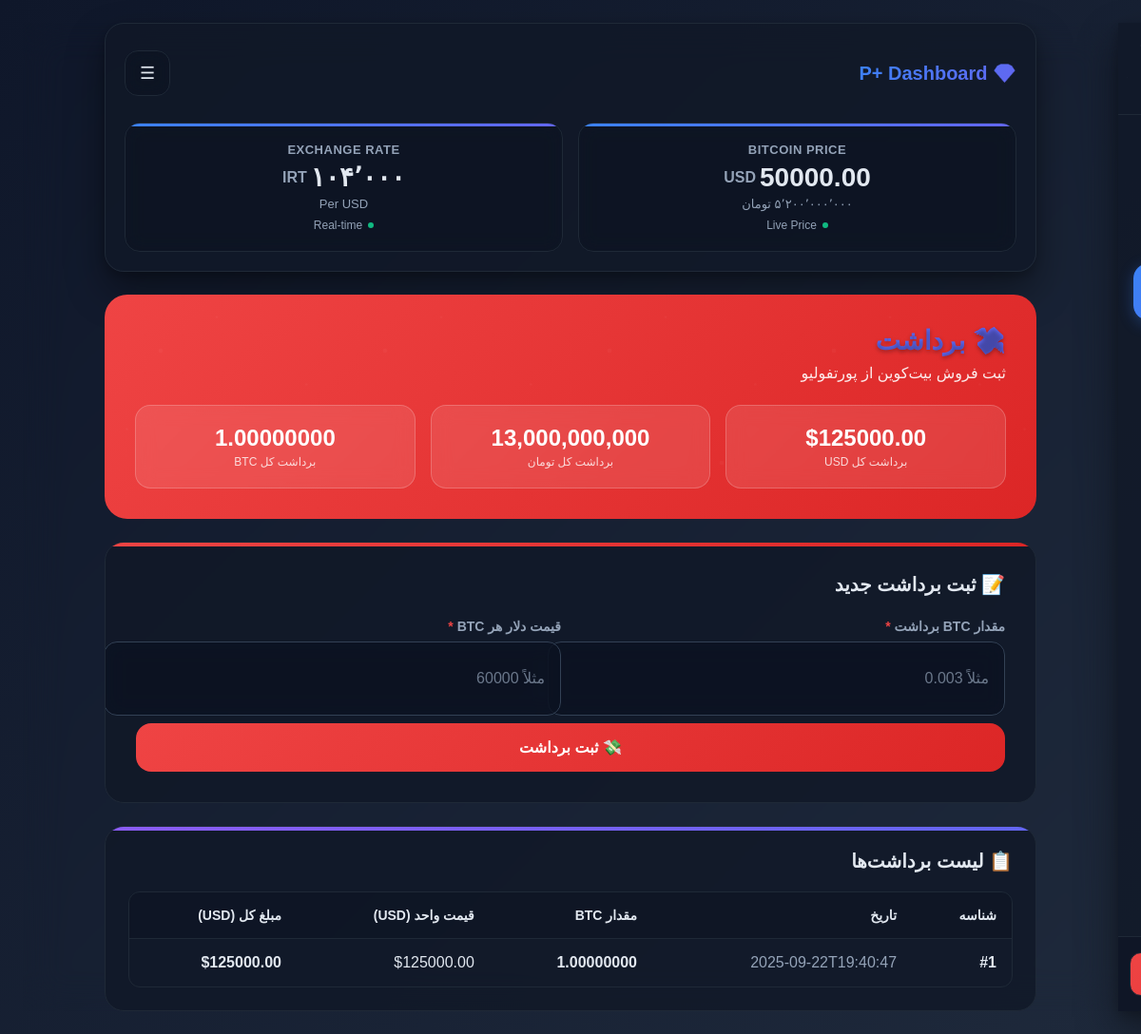
The page /withdrawals (signed in) on the database its author committed.
### tables this page shows
CREATE TABLE withdrawals (
			id INTEGER PRIMARY KEY AUTOINCREMENT,
			created_at TEXT NOT NULL,
			amount_btc REAL NOT NULL,
			price_usd_per_btc REAL NOT NULL
		);

### routes/panel.py (the view)
@panel_bp.get("/withdrawals")
def withdrawals_page():
	conn = get_db_connection()
	cur = conn.cursor()
	cur.execute("SELECT id, created_at, amount_btc, price_usd_per_btc FROM withdrawals ORDER BY id DESC")
	rows = cur.fetchall()
	cur.execute("SELECT COALESCE(SUM(amount_btc * price_usd_per_btc), 0) FROM withdrawals")
	total_withdraw_usd = cur.fetchone()[0] or 0
	cur.execute("SELECT COALESCE(SUM(amount_btc), 0) FROM withdrawals")
	total_withdraw_btc = float(cur.fetchone()[0] or 0)
	usd_to_toman = _get_usd_to_toman(conn)
	conn.close()
	withdrawals = [
		{
			"id": int(r["id"]),
			"created_at": r["created_at"],
			"amount_btc": float(r["amount_btc"]),
			"price_usd_per_btc": float(r["price_usd_per_btc"]),
		}
		for r in rows
	]
	return render_template("withdrawals.html", withdrawals=withdrawals, total_withdraw_usd=total_withdraw_usd, total_withdraw_btc=total_withdraw_btc, total_withdraw_toman=total_withdraw_usd * usd_to_toman, usd_to_toman=usd_to_toman)

### app.py (called while the page is built)
@app.context_processor
def inject_csrf_token():
    return dict(csrf_token=generate_csrf)

### db.py (called while the page is built)
def get_db_connection() -> sqlite3.Connection:
    try:
        os.makedirs(os.path.dirname(DB_PATH), exist_ok=True)
    except Exception:
        pass
    conn = sqlite3.connect(DB_PATH, timeout=30.0)
    conn.row_factory = sqlite3.Row
    conn.execute("PRAGMA journal_mode=WAL")
    conn.execute("PRAGMA synchronous=NORMAL")
    conn.execute("PRAGMA cache_size=10000")
    conn.execute("PRAGMA temp_store=MEMORY")
    conn.execute("PRAGMA mmap_size=268435456")  # 256MB
    return conn

### routes/auth.py (called while the page is built)
def _is_logged_in() -> bool:
    try:
        return bool(session.get("logged_in") is True)
    except Exception:
        return False

@auth_bp.before_app_request
def enforce_login():  # type: ignore[override]
    if request.endpoint in ("auth_bp.login", "auth_bp.login_post", "auth_bp.logout", "panel_bp.healthz"):
        return None
    if request.endpoint and request.endpoint.startswith("static"):
        return None
    if request.endpoint and (request.endpoint.startswith("api_bp.") or request.endpoint.startswith("webhook_bp.")):
        return None
    if not _is_logged_in():
        next_url = request.full_path if request.query_string else request.path
        session["next_url"] = next_url
        return redirect(url_for("auth_bp.login"))
    return None

### routes/panel.py (called while the page is built)
def _get_usd_to_toman(conn) -> float:
    return _get_usd_to_toman_cached()

### templates/withdrawals.html (shortened to what this page needs)
{% extends "base.html" %}
{% block content %}
  <div class="page-header">
    <div class="page-content">
      <h1 class="page-title">💸 برداشت</h1>
      <p class="page-subtitle">ثبت فروش بیت‌کوین از پورتفولیو</p>
      <div class="stats-grid">
        <div class="stat-card">
          <div class="stat-value">${{ '%.2f' % total_withdraw_usd }}</div>
          <div class="stat-label">برداشت کل USD</div>
        </div>
        <div class="stat-card">
          <div class="stat-value">{{ '{:,.0f}'.format(total_withdraw_toman) }}</div>
          <div class="stat-label">برداشت کل تومان</div>
        </div>
        <div class="stat-card">
          <div class="stat-value">{{ '%.8f' % total_withdraw_btc }}</div>
          <div class="stat-label">برداشت کل BTC</div>
        </div>
      </div>
    </div>
  </div>
  <div class="form-container">
    <h2 class="form-title">📝 ثبت برداشت جدید</h2>
    <form method="post" action="{{ url_for('panel_bp.panel_withdraw') }}">
      <div class="form-grid">
        <div class="form-group">
          <label class="form-label" for="amount_btc">
            مقدار BTC برداشت <span style="color: #ef4444;">*</span>
          </label>
          <input
            type="number"
            id="amount_btc"
            name="amount_btc"
            step="0.00000001"
            min="0"
            required
            inputmode="decimal"
            placeholder="مثلاً 0.003"
            class="form-input"
          >
        </div>
        <div class="form-group">
          <label class="form-label" for="price_usd_per_btc">
            قیمت دلار هر BTC <span style="color: #ef4444;">*</span>
          </label>
          <input
            type="number"
            id="price_usd_per_btc"
            name="price_usd_per_btc"
            step="0.01"
            min="0"
            required
            inputmode="decimal"
            placeholder="مثلاً 60000"
            class="form-input"
          >
        </div>
      </div>
      <button type="submit" class="form-button">
        💸 ثبت برداشت
      </button>
    </form>
  </div>
  <div class="table-container">
    <h2 class="table-title">📋 لیست برداشت‌ها</h2>
    <div class="table-scroll">
      <table class="table">
        <thead>
          <tr>
            <th>شناسه</th>
            <th>تاریخ</th>
            <th>مقدار BTC</th>
            <th>قیمت واحد (USD)</th>
            <th>مبلغ کل (USD)</th>
          </tr>
        </thead>
        <tbody>
          {% if withdrawals %}
            {% for w in withdrawals %}
              <tr>
                <td><strong>#{{ w["id"] }}</strong></td>
                <td class="muted">{{ w["created_at"] }}</td>
                <td><strong>{{ '%.8f' % w["amount_btc"] }}</strong></td>
                <td>${{ '%.2f' % w["price_usd_per_btc"] }}</td>
                <td><strong>${{ '%.2f' % (w["amount_btc"] * w["price_usd_per_btc"]) }}</strong></td>
              </tr>
            {% endfor %}
          {% endif %}
        </tbody>
      </table>
    </div>
  </div>
{% endblock %}

### templates/base.html (shortened to what this page needs)
<!DOCTYPE html>
<html lang="fa" dir="rtl">
<head>
  <link href="https://cdn.jsdelivr.net/gh/rastikerdar/vazirmatn/Vazirmatn-font-face.css" rel="stylesheet">
</head>
<body>
  <div class="container">
    {% if not hide_chrome %}
    <div class="card" id="top">
      <div class="header-bar">
        <div class="header-title">
          <h1><a href="{{ url_for('panel_bp.panel_index') }}"{% if request.path == url_for('panel_bp.panel_index') %} aria-current="page"{% endif %}>💎 P+ Dashboard</a></h1>
        </div>
        <div class="actions">
          <button type="button" class="menu-btn" id="menuBtn" aria-haspopup="true" aria-expanded="false" title="منو">
            <span>☰</span>
          </button>
        </div>
      </div>
      <div class="price-section">
        <div class="price-card">
          <span class="price-label">Bitcoin Price</span>
          <div class="price-value">
            <strong id="btc_usd" class="skeleton">...</strong>
            <span class="price-currency">USD</span>
          </div>
          <span class="price-toman skeleton" id="btc_toman">...</span>
          <div class="status-indicator">
            <div class="status-dot"></div>
            <span>Live Price</span>
          </div>
        </div>
        <div class="price-card">
          <span class="price-label">Exchange Rate</span>
          <div class="price-value">
            <strong id="usd_toman_rate" class="skeleton">...</strong>
            <span class="price-currency">IRT</span>
          </div>
          <span class="price-toman">Per USD</span>
          <div class="status-indicator">
            <div class="status-dot"></div>
            <span>Real-time</span>
          </div>
        </div>
      </div>
    </div>
    {% endif %}
    {% block content %}{% endblock %}
  </div>
  {% if not hide_chrome %}
    {% from "_drawer.html" import drawer %}
    {{ drawer() }}
  {% endif %}
</body>
</html>

### templates/_drawer.html (shortened to what this page needs)
{% macro drawer() %}
  <aside class="drawer" id="drawer" aria-hidden="true" aria-label="منو جانبی">
    <div class="drawer-header">
    </div>
    <nav class="drawer-nav" role="navigation">
      <a href="{{ url_for('panel_bp.panel_index') }}"{% if request.path == url_for('panel_bp.panel_index') %} aria-current="page"{% endif %}>
      </a>
      <a href="{{ url_for('panel_bp.deposits_page') }}"{% if request.path == url_for('panel_bp.deposits_page') %} aria-current="page"{% endif %}>
      </a>
      <a href="{{ url_for('panel_bp.withdrawals_page') }}"{% if request.path == url_for('panel_bp.withdrawals_page') %} aria-current="page"{% endif %}>
      </a>
             <a href="{{ url_for('panel_bp.balance_page') }}"{% if request.path == url_for('panel_bp.balance_page') %} aria-current="page"{% endif %}>
             </a>
             <a href="{{ url_for('panel_bp.portfolio_page') }}"{% if request.path == url_for('panel_bp.portfolio_page') %} aria-current="page"{% endif %}>
             </a>
             <a href="{{ url_for('panel_bp.settings_page') }}"{% if request.path == url_for('panel_bp.settings_page') %} aria-current="page"{% endif %}>
             </a>
    </nav>
    <div class="drawer-footer">
      <form method="post" action="{{ url_for('auth_bp.logout') }}">
        <button type="submit">
        </button>
      </form>
    </div>
  </aside>
{% endmacro %}

### templates/withdrawals.html (style rules this page uses)
.page-header { background: linear-gradient(135deg, #ef4444 0%, #dc2626 100%); border-radius: 24px; padding: 32px; margin-bottom: 24px; color: white; position: relative; overflow: hidden; }
.page-header::before { content: ''; position: absolute; top: 0; left: 0; right: 0; bottom: 0; opacity: 0.3; }
.page-content { position: relative; z-index: 1; }
.page-title { font-size: 28px; font-weight: 800; margin: 0 0 8px 0; text-shadow: 0 2px 4px rgba(0,0,0,0.3); }
.page-subtitle { font-size: 16px; opacity: 0.9; margin: 0 0 24px 0; }
.stats-grid { display: grid; grid-template-columns: repeat(auto-fit, minmax(150px, 1fr)); gap: 16px; }
.stat-card { text-align: center; padding: 20px; background: rgba(255,255,255,0.1); border-radius: 16px; backdrop-filter: blur(10px); border: 1px solid rgba(255,255,255,0.2); }
.stat-value { font-size: 24px; font-weight: 700; margin-bottom: 4px; }
.stat-label { font-size: 12px; opacity: 0.8; }
.form-container { background: var(--card); border: 1px solid var(--card-border); border-radius: 20px; padding: 32px; margin-bottom: 24px; position: relative; overflow: hidden; }
.form-container::before { content: ''; position: absolute; top: 0; left: 0; right: 0; height: 4px; background: linear-gradient(90deg, #ef4444, #dc2626); }
.form-title { font-size: 20px; font-weight: 600; margin: 0 0 24px 0; color: var(--text); }
.form-grid { display: grid; gap: 20px; grid-template-columns: 1fr; }
@media (min-width: 640px) { .form-grid { grid-template-columns: 1fr 1fr; } }
.form-group { position: relative; }
.form-label { display: block; font-size: 14px; font-weight: 600; color: var(--muted); margin-bottom: 8px; }
.form-input { width: 100%; padding: 16px 20px; border-radius: 16px; border: 2px solid var(--input-border); background: var(--input-bg); color: var(--text); font-size: 16px; min-height: 56px; outline: none; transition: all 0.3s cubic-bezier(0.4, 0, 0.2, 1); backdrop-filter: blur(10px); }
.form-input::placeholder { color: var(--muted); opacity: 0.7; }
.form-button { width: 100%; padding: 16px 24px; border-radius: 16px; border: none; background: linear-gradient(135deg, #ef4444, #dc2626); color: white; font-size: 16px; font-weight: 600; cursor: pointer; transition: all 0.3s cubic-bezier(0.4, 0, 0.2, 1); position: relative; overflow: hidden; margin-top: 8px; }
.form-button::before { content: ''; position: absolute; top: 0; left: -100%; width: 100%; height: 100%; background: linear-gradient(90deg, transparent, rgba(255,255,255,0.2), transparent); transition: left 0.5s; }
.table-container { background: var(--card); border: 1px solid var(--card-border); border-radius: 20px; padding: 24px; margin-bottom: 24px; position: relative; overflow: hidden; }
.table-container::before { content: ''; position: absolute; top: 0; left: 0; right: 0; height: 4px; background: linear-gradient(90deg, #8b5cf6, #6366f1); }
.table-title { font-size: 20px; font-weight: 600; margin: 0 0 20px 0; color: var(--text); }
.table-scroll { overflow-x: auto; -webkit-overflow-scrolling: touch; border: 1px solid var(--card-border); border-radius: 12px; }
.table { width: 100%; border-collapse: collapse; min-width: 600px; }
.table th, .table td { padding: 16px; border-bottom: 1px solid var(--card-border); text-align: right; }
.table th { background: var(--pill-bg); color: var(--text); font-weight: 600; font-size: 14px; position: sticky; top: 0; }
.table tbody tr { transition: all 0.2s ease; }
.table tbody tr:last-child td { border-bottom: none; }

### rows shown on the page
withdrawals: id "1", created_at "2025-09-22T19:40:47", amount_btc "1.00000000", price_usd_per_btc "125000.00", w['amount_btc']*w['price_usd_per_btc'] "125000.00"

### other values the page prints
{{ '%.2f' % total_withdraw_usd }} "125000.00"
{{ '{:,.0f}'.format(total_withdraw_toman) }} "13,000,000,000"
{{ '%.8f' % total_withdraw_btc }} "1.00000000"
